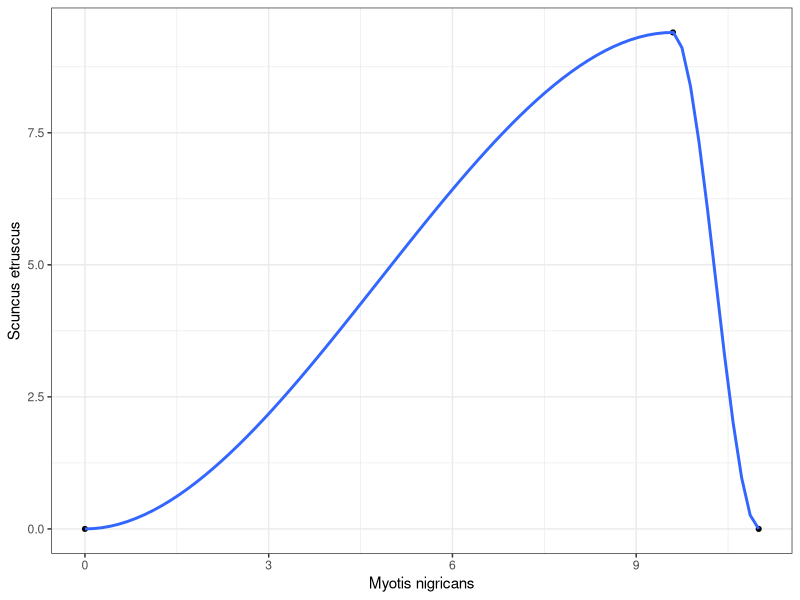
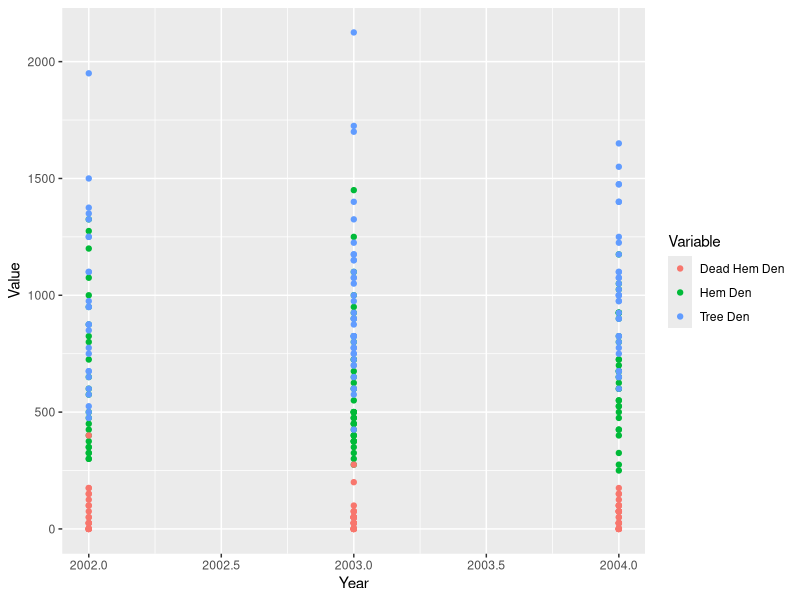
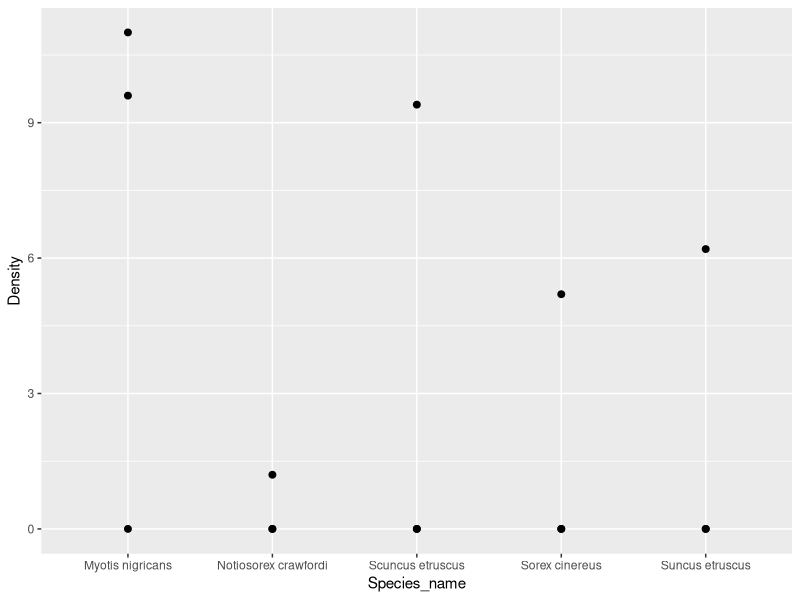
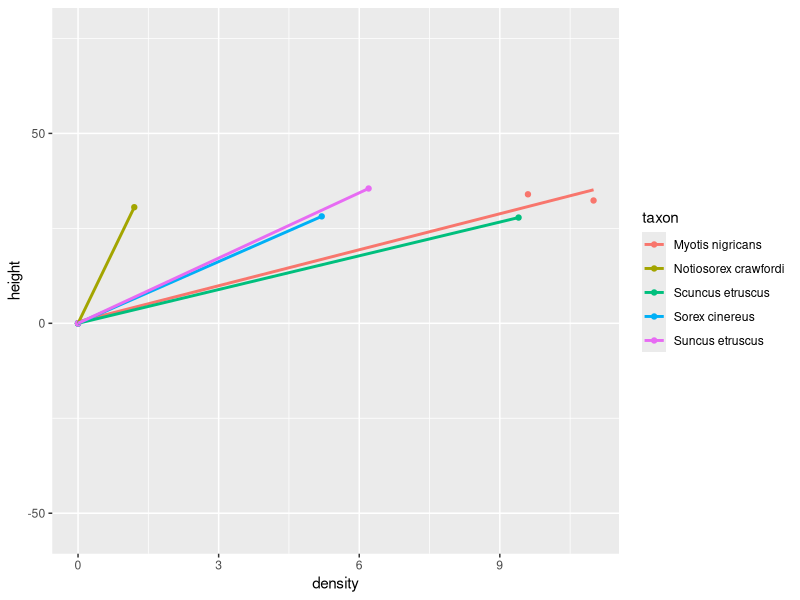

Here is the R script that generated these plots, in order:
## ---- chunk 1
knitr::opts_chunk$set(echo = TRUE)
library(tidyr)
library(dplyr)
## ---- chunk 2

mammals <- data.frame(site = c(1,1,2,3,3,3), 
                      taxon = c('Suncus etruscus', 'Sorex cinereus', 
                                'Myotis nigricans', 'Notiosorex crawfordi', 
                                'Scuncus etruscus', 'Myotis nigricans'),
                      density = c(6.2, 5.2, 11.0, 1.2, 9.4, 9.6)
)
## ---- chunk 3

mammals <- data.frame(site = c(1,1,2,3,3,3), 
                      taxon = c('Suncus etruscus', 'Sorex cinereus', 
                                'Myotis nigricans', 'Notiosorex crawfordi', 
                                'Scuncus etruscus', 'Myotis nigricans'),
                      density = c(6.2, 5.2, 11.0, 1.2, 9.4, 9.6)
)

cat("The mammals data frame:\n")
mammals
## ---- chunk 4
library(tidyr)

m_wide <- mammals %>%
  spread(taxon, density)

m_wide
## ---- chunk 5
m_wide_0 <- mammals %>%
  spread(taxon, density, fill=0)

m_wide_0
## ---- chunk 6
m_long_0 <- mammals %>%
  complete(site, taxon, fill=list(density=0))

m_long_0
## ---- chunk 7
library(ggplot2)

ggplot(m_wide_0, mapping = aes(x=`Myotis nigricans`,
                               y=`Scuncus etruscus`)) +
  geom_point(size=1.4) +
  stat_smooth() +
  theme_bw()
## ---- chunk 8
library(readxl)
hemlock <- read_excel("./data/18/hemlock.xlsx")
## ---- chunk 9
hem_gath <- hemlock %>%
  select(Stand:Latitude, `Hem Den`, `Dead Hem Den`, `Tree Den`) %>%
  gather(Variable, Value, `Hem Den`, `Dead Hem Den`, `Tree Den`)
## ---- chunk 10
qplot(Year, Value, data=hem_gath, color=Variable)
## ---- chunk 11
m_long <- m_wide_0 %>%
  gather(Species_name, Density, -site)

m_long

#Another way of doing the same thing
m_long <- m_wide_0 %>%
  gather(Species_name, Density, `Myotis nigricans`:`Suncus etruscus`)

m_long
## ---- chunk 12

ggplot(m_long, mapping=aes(x=Species_name, y=Density)) +
  geom_point(size=2) +
  stat_summary(fun.data="mean_sdl", color="red")
## ---- chunk 13
mamh <- mammals %>%
  mutate(height=rnorm(6,30,3))
## ---- chunk 14
mamh2 <- mamh %>%
  unite(measurement, density, height, sep="_")

mamh2
## ---- chunk 15
mamh_long <- mamh2 %>%
  spread(taxon, measurement, fill="0_0") %>%
  gather(taxon, measurement, -site)

mamh_long
## ---- chunk 16
mamh_long <- mamh_long %>%
  separate(measurement, into = c("density", "height"), sep="_")

mamh_long
## ---- chunk 17
mamh_long <- mamh_long %>%
  mutate(density = as.numeric(density),
         height = as.numeric(height))
## ---- chunk 18
qplot(density, height, data=mamh_long, 
      color=taxon, geom="point") +
  stat_smooth(method="lm", fill=NA)
